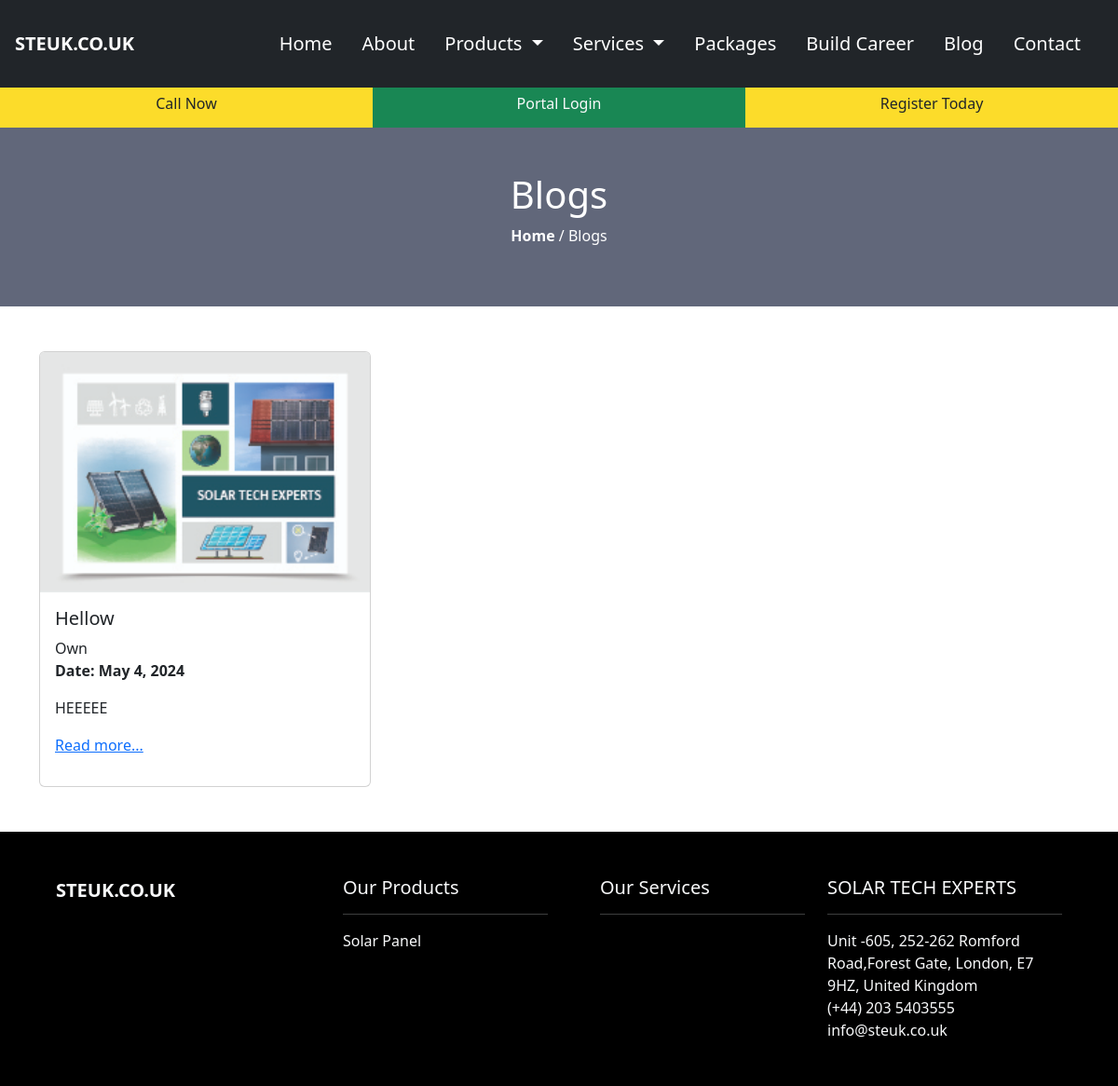
Screenshot of /blog/ with the database file from the repository.
### frontend/models.py (models this page shows, shortened)
class Blog(models.Model):
    title=models.CharField(max_length=255,null=True,blank=True)
    image = models.ImageField(upload_to='media/blog',blank=True,null=True)
    source=models.CharField(max_length=255, null=True,blank=True)
    details=RichTextUploadingField(null=True, blank=True)
    created_at = models.DateField(default=timezone.now)

class Category(models.Model):
    name=models.CharField(max_length=255,null=True, blank=True)
    images=models.ImageField(upload_to='media/category',null=True, blank=True)

### frontend/views.py (the view)
# urls.py: path('blog/', BlogView, name="blog"),
def BlogView(request):
    all_blog=Blog.objects.all()
    context={
        'all_blog':all_blog,
    }
    return render(request, 'blog.html', context)

### frontend/context_processors.py (called while the page is built)
def categories_processor(request):
    categories = Category.objects.all()
    return {'categories': categories}

def service_cat_menu(request):
    service_categories = ServiceCategory.objects.all()
    return {'service_categories': service_categories}

### frontend/templates/blog.html
{% extends 'base.html' %}
{% load static %}
{% block content %}
<div class="container-fluid px-0">
    <div class="p-5" style="background-color: #61677A;">
        <h1 class="text-center text-white">Blogs</h1>
        <p class="text-center text-white"><a href="/" class="text-decoration-none text-white fw-bold">Home</a> / Blogs</p>
    </div>
    <div class="container">
           <div class="row">
            {% for blog in all_blog %}
                <div class="col-sm-4 py-5">
                    <div class="card h-100">
                        {% if blog.image %}
                        <img src="{{blog.image.url}}" class="card-img-top" alt="...">
                        {% else %}
                        <img src="{% static 'images/logo.png' %}" class="card-img-top  img-thumbnail" alt="..." style="height:385px; witdth:auto;">
                        {% endif %}
                        <div class="card-body">
                            <h5 class="card-title">{{blog.title}}</h5>
                            <span>{{blog.source}}</span> <br> <span class="fw-bold">Date: {{blog.created_at}}</span>
                            <p class="card-text">{{ blog.details |safe| truncatewords:50 }}  <a href="{% url 'blog-details' pk=blog.id %}" >Read more...</a></p>
                        </div>
                    </div>
                </div>
           {% endfor %}
    </div>
</div>
{% endblock content %}

### templates/footer.html (shortened to what this page needs)
		{% load static %}
		<div class="container-fluid p-5 bg-black">
			<div class="container">
				<div class="row text-light">
					<div class="col-md-3 col-sm-12">
					<a class="navbar-brand fs-5 fw-bold me-5" href="/">STEUK.CO.UK</a>
					</div>
					<div class="col-md-3  col-sm-12">
						<ul>
							<h5>Our Products</h5>
							<hr>
							<div >
								{% for category in categories %}
								<a class="dropdown-item" class="nav-link" href="{% url 'product_list' category.id %}">{{ category.name }}</a>
								{% endfor %}
							</div>
						</ul>
					</div>
					<div class="col-md-3  col-sm-12">
						<ul>
							<h5>Our Services</h5>
							<hr>
						</ul>
					</div>
					<div class="col-md-3  col-sm-12">
						<h5>SOLAR TECH EXPERTS</h5>
						<hr>
						<span>Unit -605, 252-262 Romford Road,Forest Gate, London, E7 9HZ, United Kingdom</span><br>
						<span>(+44) 203 5403555</span> <br>
						<span><a href="mailto:info@steuk.co.uk" class="nav-link">info@steuk.co.uk</a></span>
					</div>
				</div>
			</div>
		</div>

### static/css/style.css (style rules this page uses)
body { margin: 0; padding: 0; overflow-x: hidden; }

### rows the page displays
Blog: image (picture), title "Hellow", source "Own", created_at "May 4, 2024", details "HEEEEE"
Category: name "Solar Panel"
